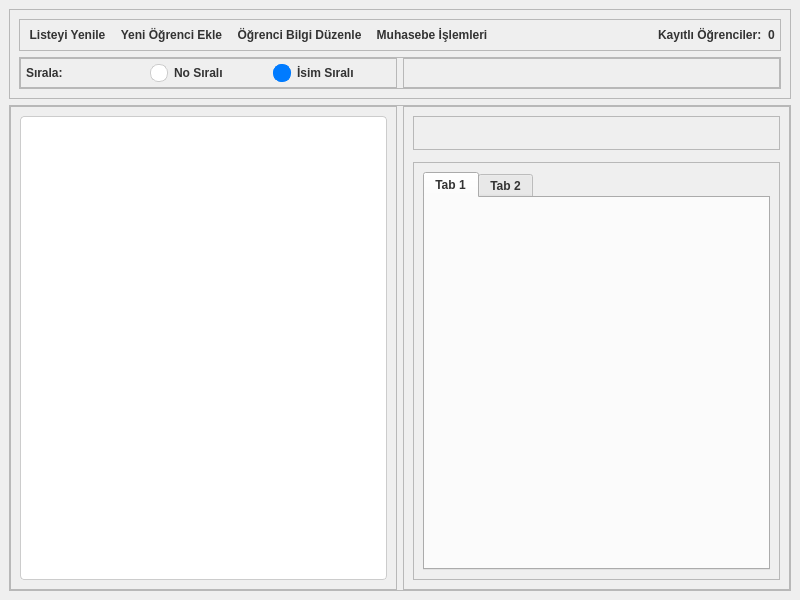
<?xml version="1.0" encoding="UTF-8"?>
<ui version="4.0">
 <class>kayitli_ogrenciler</class>
 <widget class="QMainWindow" name="kayitli_ogrenciler">
  <property name="geometry">
   <rect>
    <x>0</x>
    <y>0</y>
    <width>800</width>
    <height>600</height>
   </rect>
  </property>
  <property name="windowTitle">
   <string>Kayıtlı Öğrenciler</string>
  </property>
  <property name="windowIcon">
   <iconset resource="../../Yazılım/Zv0.1/resources.qrc">
    <normaloff>:/black/icons/black/Layer 1 copy.png</normaloff>:/black/icons/black/Layer 1 copy.png</iconset>
  </property>
  <property name="styleSheet">
   <string notr="true">/* Global Styles */
* {
	font: 10pt &quot;Segoe UI&quot;, Tahoma, Geneva, Verdana, sans-serif;;
    color: #333; /* Koyu gri yazı rengi */
    margin: 0;
    padding: 0;
    font-weight: bold;
}

/* Etiketler */
QLabel {
    color: #333; /* Koyu gri yazı rengi */
    font-weight: 500; /* Orta kalınlıkta yazı */
}

/* Butonlar */
QPushButton {
    color: #fff; /* Beyaz yazı rengi */
    background-color: #007bff; /* Modern mavi arka plan */
    border: none;
    border-radius: 6px; /* Hafif yuvarlatılmış köşeler */
    padding: 8px 20px; /* Rahat içerik alanı */
    margin: 5px;
    font-weight: 600; /* Kalın yazı */
    text-align: center;
}

QPushButton:hover {
    background-color: #0056b3; /* Üzerine gelindiğinde koyu mavi */
}

QPushButton:pressed {
    background-color: #004080; /* Tıklama anında daha koyu mavi */
}

/* Araç Butonları */
QToolButton {
    color: #333;
    background-color: transparent;
    border: none;
    border-radius: 4px;
    font-weight: 600;
    text-align: center;
    font-size: 12px; /* Yazı boyutu ayarlandı */
}

QToolButton:hover {
    background-color: #e0e0e0; /* Üzerine gelindiğinde hafif gri */
}

QToolButton:pressed {
    background-color: #d0d0d0; /* Tıklama anında daha koyu gri */
}

/* Giriş Alanları */
QLineEdit, QPlainTextEdit {
    color: #333;
    background-color: #fff; /* Beyaz arka plan */
    border: 1px solid #ccc; /* Açık gri sınır */
    border-radius: 4px; /* Hafif yuvarlatılmış köşeler */
    font-size: 14px;
    padding: 6px;
}

QLineEdit:focus, QPlainTextEdit:focus {
    border-color: #007bff; /* Odaklanıldığında mavi sınır */
}

/* Seçim Kutuları */
QComboBox {
    color: #333;
    background-color: #fff;
    border: 1px solid #ccc;
    border-radius: 4px;
    padding: 5px;
}

QComboBox::drop-down {
    border-left: 1px solid #ccc; /* Düğme ile kutuyu ayır */
}

/* Menüler ve Menü Çubuğu */
QMenuBar {
    background-color: #007bff;
    color: #fff;
    padding: 0 10px;
}

QMenuBar::item {
    padding: 10px;
    background-color: transparent;
}

QMenuBar::item:selected {
    background-color: #0056b3;
}

QMenu {
    background-color: #fff;
    border: 1px solid #ccc;
    border-radius: 4px;
    padding: 5px;
}

QMenu::item:selected {
    background-color: #007bff;
    color: #fff;
}

QMenu::separator {
    height: 1px;
    background-color: #ccc;
    margin: 5px 0;
}

/* Checkbox ve Radio Butonlar */
QCheckBox, QRadioButton {
    color: #333;
}

QCheckBox::indicator, QRadioButton::indicator {
    width: 16px;
    height: 16px;
    border: 1px solid #ccc;
    border-radius: 8px;
    background-color: #fff;
}

QCheckBox::indicator:checked, QRadioButton::indicator:checked {
    background-color: #007bff;
    border: 1px solid #007bff;
}

/* Tablolar */
QTableWidget {
    background-color: #fff;
    border: 1px solid #ccc;
    border-radius: 4px;
    font-size: 14px;
}

QTableWidget::item:selected {
    background-color: #007bff;
    color: #fff;
}

QHeaderView::section {
    background-color: #f5f5f5;
    border: 1px solid #ccc;
    padding: 8px;
    font-weight: 600;
    font-size: 14px;
}

/* Kaydırıcılar */
QScrollBar:vertical, QScrollBar:horizontal {
    background-color: #f5f5f5;
    border: none;
    width: 12px;
    margin: 0;
}

QScrollBar::handle:vertical, QScrollBar::handle:horizontal {
    background-color: #ccc;
    border-radius: 6px;
}

QScrollBar::add-line:vertical, QScrollBar::sub-line:vertical {
    height: 0px;
    width: 0px;
}

QScrollBar::add-page:vertical, QScrollBar::sub-page:vertical {
    background: none;
}

/* GroupBox */
QGroupBox {
    border: 1px solid #ccc;
    border-radius: 8px;
    margin: 10px;
    padding: 10px;
    background-color: #fff;
}

QGroupBox::title {
    subcontrol-origin: padding;
    subcontrol-position: top left;
    padding: 0 10px;
    color: #333;
    font-weight: 600;
    font-size: 16px;
}
</string>
  </property>
  <widget class="QWidget" name="centralwidget">
   <layout class="QVBoxLayout" name="verticalLayout">
    <item>
     <widget class="QFrame" name="frame_3">
      <property name="frameShape">
       <enum>QFrame::StyledPanel</enum>
      </property>
      <property name="frameShadow">
       <enum>QFrame::Raised</enum>
      </property>
      <layout class="QVBoxLayout" name="verticalLayout_6">
       <item>
        <widget class="QFrame" name="frame_10">
         <property name="frameShape">
          <enum>QFrame::StyledPanel</enum>
         </property>
         <property name="frameShadow">
          <enum>QFrame::Raised</enum>
         </property>
         <layout class="QHBoxLayout" name="horizontalLayout_2">
          <property name="leftMargin">
           <number>5</number>
          </property>
          <property name="topMargin">
           <number>5</number>
          </property>
          <property name="rightMargin">
           <number>5</number>
          </property>
          <property name="bottomMargin">
           <number>5</number>
          </property>
          <item>
           <widget class="QToolButton" name="btn_kayitli_ogrenciler_listeyi_yenile">
            <property name="text">
             <string>Listeyi Yenile</string>
            </property>
            <property name="icon">
             <iconset resource="../../Yazılım/Zv0.1/resources.qrc">
              <normaloff>:/black/icons/black/repeat.svg</normaloff>:/black/icons/black/repeat.svg</iconset>
            </property>
            <property name="iconSize">
             <size>
              <width>32</width>
              <height>32</height>
             </size>
            </property>
            <property name="toolButtonStyle">
             <enum>Qt::ToolButtonTextUnderIcon</enum>
            </property>
           </widget>
          </item>
          <item>
           <widget class="QToolButton" name="btn_kayitli_ogrenciler_yeni_ogrenci_ekle">
            <property name="text">
             <string>Yeni Öğrenci Ekle</string>
            </property>
            <property name="icon">
             <iconset resource="../../Yazılım/Zv0.1/resources.qrc">
              <normaloff>:/others/icons/others/student-svgrepo-com.svg</normaloff>:/others/icons/others/student-svgrepo-com.svg</iconset>
            </property>
            <property name="iconSize">
             <size>
              <width>32</width>
              <height>32</height>
             </size>
            </property>
            <property name="toolButtonStyle">
             <enum>Qt::ToolButtonTextUnderIcon</enum>
            </property>
           </widget>
          </item>
          <item>
           <widget class="QToolButton" name="btn_kayitli_ogrenciler_ogrenci_bilgi_duzenle">
            <property name="text">
             <string>Öğrenci Bilgi Düzenle</string>
            </property>
            <property name="icon">
             <iconset resource="../../Yazılım/Zv0.1/resources.qrc">
              <normaloff>:/others/icons/others/e-learning-svgrepo-com.svg</normaloff>:/others/icons/others/e-learning-svgrepo-com.svg</iconset>
            </property>
            <property name="iconSize">
             <size>
              <width>32</width>
              <height>32</height>
             </size>
            </property>
            <property name="toolButtonStyle">
             <enum>Qt::ToolButtonTextUnderIcon</enum>
            </property>
           </widget>
          </item>
          <item>
           <widget class="QToolButton" name="btn_kayitli_ogrenciler_muhasebe_islemleri">
            <property name="text">
             <string>Muhasebe İşlemleri</string>
            </property>
            <property name="icon">
             <iconset resource="../../Yazılım/Zv0.1/resources.qrc">
              <normaloff>:/others/icons/others/point-of-sale-pay-svgrepo-com.svg</normaloff>:/others/icons/others/point-of-sale-pay-svgrepo-com.svg</iconset>
            </property>
            <property name="iconSize">
             <size>
              <width>32</width>
              <height>32</height>
             </size>
            </property>
            <property name="toolButtonStyle">
             <enum>Qt::ToolButtonTextUnderIcon</enum>
            </property>
           </widget>
          </item>
          <item>
           <spacer name="horizontalSpacer">
            <property name="orientation">
             <enum>Qt::Horizontal</enum>
            </property>
            <property name="sizeHint" stdset="0">
             <size>
              <width>40</width>
              <height>20</height>
             </size>
            </property>
           </spacer>
          </item>
          <item>
           <widget class="QLabel" name="label">
            <property name="text">
             <string>Kayıtlı Öğrenciler:</string>
            </property>
           </widget>
          </item>
          <item>
           <widget class="QLabel" name="label_2">
            <property name="text">
             <string>0</string>
            </property>
           </widget>
          </item>
         </layout>
        </widget>
       </item>
       <item>
        <widget class="QFrame" name="frame_8">
         <property name="frameShape">
          <enum>QFrame::StyledPanel</enum>
         </property>
         <property name="frameShadow">
          <enum>QFrame::Raised</enum>
         </property>
         <layout class="QHBoxLayout" name="horizontalLayout_3">
          <property name="leftMargin">
           <number>0</number>
          </property>
          <property name="topMargin">
           <number>0</number>
          </property>
          <property name="rightMargin">
           <number>0</number>
          </property>
          <property name="bottomMargin">
           <number>0</number>
          </property>
          <item>
           <widget class="QFrame" name="frame_9">
            <property name="styleSheet">
             <string notr="true"/>
            </property>
            <property name="frameShape">
             <enum>QFrame::StyledPanel</enum>
            </property>
            <property name="frameShadow">
             <enum>QFrame::Raised</enum>
            </property>
            <layout class="QHBoxLayout" name="horizontalLayout_4">
             <property name="leftMargin">
              <number>5</number>
             </property>
             <property name="topMargin">
              <number>5</number>
             </property>
             <property name="rightMargin">
              <number>5</number>
             </property>
             <property name="bottomMargin">
              <number>5</number>
             </property>
             <item>
              <widget class="QLabel" name="label_3">
               <property name="text">
                <string>Sırala:</string>
               </property>
              </widget>
             </item>
             <item>
              <widget class="QRadioButton" name="rb_kayitli_ogrenciler_no_sirali">
               <property name="text">
                <string>No Sıralı</string>
               </property>
              </widget>
             </item>
             <item>
              <widget class="QRadioButton" name="rb_kayitli_ogrenciler_isim_sirali">
               <property name="text">
                <string>İsim Sıralı</string>
               </property>
               <property name="checked">
                <bool>true</bool>
               </property>
              </widget>
             </item>
            </layout>
           </widget>
          </item>
          <item>
           <widget class="QFrame" name="frame_11">
            <property name="frameShape">
             <enum>QFrame::StyledPanel</enum>
            </property>
            <property name="frameShadow">
             <enum>QFrame::Raised</enum>
            </property>
           </widget>
          </item>
         </layout>
        </widget>
       </item>
      </layout>
     </widget>
    </item>
    <item>
     <widget class="QFrame" name="frame_2">
      <property name="frameShape">
       <enum>QFrame::StyledPanel</enum>
      </property>
      <property name="frameShadow">
       <enum>QFrame::Raised</enum>
      </property>
      <layout class="QHBoxLayout" name="horizontalLayout">
       <property name="leftMargin">
        <number>0</number>
       </property>
       <property name="topMargin">
        <number>0</number>
       </property>
       <property name="rightMargin">
        <number>0</number>
       </property>
       <property name="bottomMargin">
        <number>0</number>
       </property>
       <item>
        <widget class="QFrame" name="frame">
         <property name="frameShape">
          <enum>QFrame::StyledPanel</enum>
         </property>
         <property name="frameShadow">
          <enum>QFrame::Raised</enum>
         </property>
         <layout class="QVBoxLayout" name="verticalLayout_2">
          <item>
           <widget class="QTableWidget" name="tableWidget_kayitli_ogrenciler_listesi"/>
          </item>
         </layout>
        </widget>
       </item>
       <item>
        <widget class="QFrame" name="frame_4">
         <property name="frameShape">
          <enum>QFrame::StyledPanel</enum>
         </property>
         <property name="frameShadow">
          <enum>QFrame::Raised</enum>
         </property>
         <layout class="QVBoxLayout" name="verticalLayout_3">
          <item>
           <widget class="QFrame" name="frame_5">
            <property name="frameShape">
             <enum>QFrame::StyledPanel</enum>
            </property>
            <property name="frameShadow">
             <enum>QFrame::Raised</enum>
            </property>
            <layout class="QVBoxLayout" name="verticalLayout_5">
             <item>
              <widget class="QLabel" name="lbl_kayitli_ogrenciler_isimlik">
               <property name="text">
                <string/>
               </property>
              </widget>
             </item>
            </layout>
           </widget>
          </item>
          <item>
           <widget class="QFrame" name="frame_6">
            <property name="frameShape">
             <enum>QFrame::StyledPanel</enum>
            </property>
            <property name="frameShadow">
             <enum>QFrame::Raised</enum>
            </property>
           </widget>
          </item>
          <item>
           <widget class="QFrame" name="frame_7">
            <property name="frameShape">
             <enum>QFrame::StyledPanel</enum>
            </property>
            <property name="frameShadow">
             <enum>QFrame::Raised</enum>
            </property>
            <layout class="QVBoxLayout" name="verticalLayout_4">
             <item>
              <widget class="QTabWidget" name="tabWidget">
               <property name="currentIndex">
                <number>0</number>
               </property>
               <widget class="QWidget" name="tab_3">
                <attribute name="title">
                 <string>Tab 1</string>
                </attribute>
               </widget>
               <widget class="QWidget" name="tab_4">
                <attribute name="title">
                 <string>Tab 2</string>
                </attribute>
               </widget>
              </widget>
             </item>
            </layout>
           </widget>
          </item>
         </layout>
        </widget>
       </item>
      </layout>
     </widget>
    </item>
   </layout>
  </widget>
 </widget>
 <resources>
  <include location="../../Yazılım/Zv0.1/resources.qrc"/>
 </resources>
 <connections/>
</ui>
